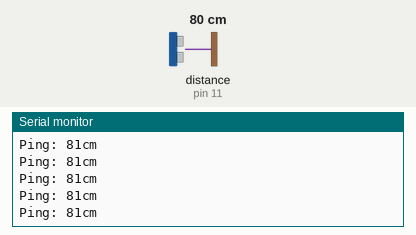
This sketch was run on a simulated Arduino Uno, built with avr-gcc and run on an emulated ATmega328P. Shown: the last lines printed to the serial monitor. The test bench sets the inputs (shaded band); at power-on: distance to the obstacle (sensor on pin 11) 80 cm. The echo pulse lasts 58.3 µs per cm.

Above: at 1.2 s.
1.3 s: distance to the obstacle (sensor on pin 11) set to 35 cm
At 1.34 s:
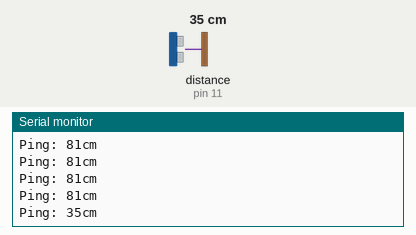
4.3 s: distance to the obstacle (sensor on pin 11) set to 2 cm
At 4.3 s:
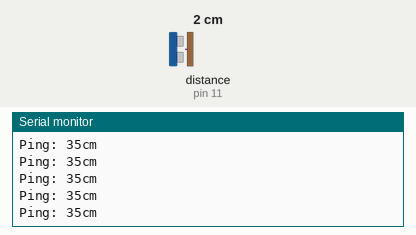
Timing chart, 0 to 7.3 s (numbered marks = the images above; inputs shaded):
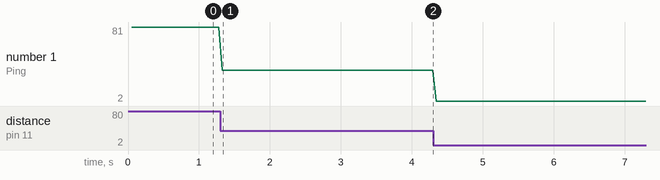

The sketch:

sensor1.ino
```cpp
#include <NewPing.h>

#define TRIGGER_PIN 12

#define ECHO_PIN 11

#define MAX_DISTANCE 200

NewPing sonar(TRIGGER_PIN, ECHO_PIN, MAX_DISTANCE);

void setup() {

Serial.begin(9600);

}

void loop() {

delay(50);

unsigned int uS = sonar.ping();

pinMode(ECHO_PIN,OUTPUT);

digitalWrite(ECHO_PIN,LOW);

pinMode(ECHO_PIN,INPUT);

Serial.print("Ping: ");

Serial.print(uS / US_ROUNDTRIP_CM);

Serial.println("cm");

}
```

Measured:
- after the input at 1.3 s, the serial monitor: prints a new line at once (image 1)
- plotted number 1: 81 → 35 after the input at 1.3 s, 35 → 2 after the input at 4.3 s
